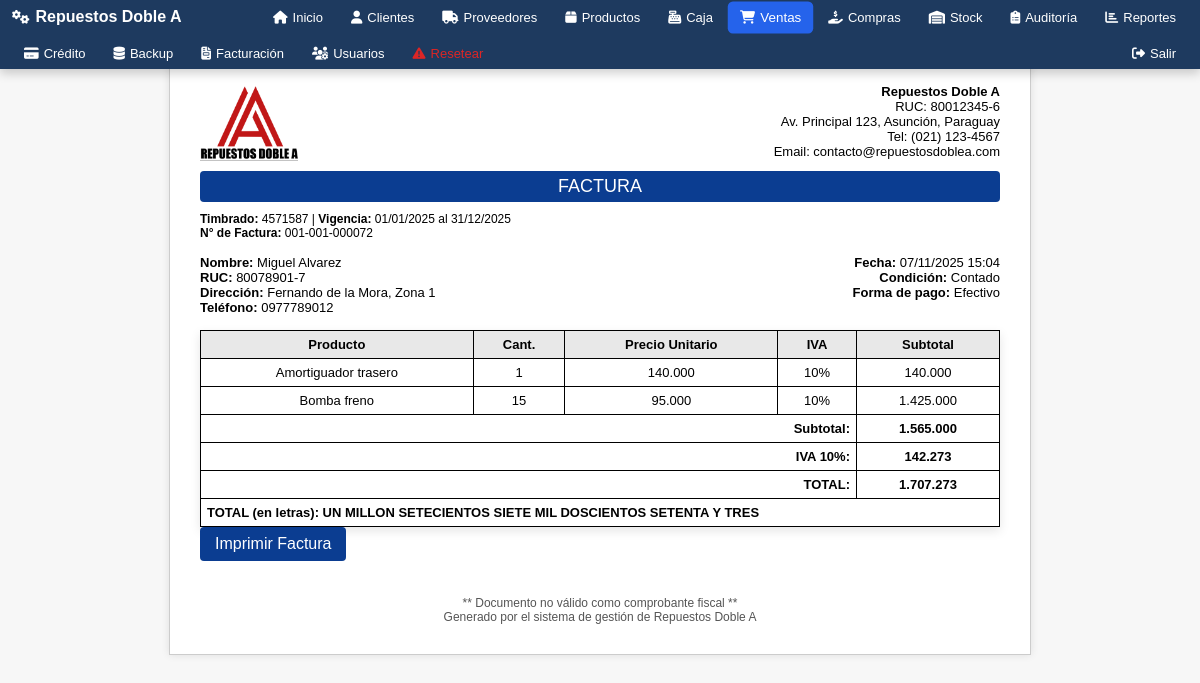
Screenshot of /modulos/ventas/ver_factura.php?id=72 (signed in) with the database file from the repository.
### tables this page shows
CREATE TABLE `cabecera_factura_ventas` (
  `id` int(11) NOT NULL AUTO_INCREMENT,
  `numero_factura` varchar(20) NOT NULL,
  `condicion_venta` enum('Contado','Crédito') NOT NULL,
  `forma_pago` enum('Efectivo','Tarjeta','Transferencia') NOT NULL,
  `fecha_hora` datetime DEFAULT CURRENT_TIMESTAMP,
  `cliente_id` int(11) NOT NULL,
  `monto_total` decimal(15,2) NOT NULL,
  `timbrado` varchar(20) DEFAULT '',
  `inicio_vigencia` date DEFAULT NULL,
  `fin_vigencia` date DEFAULT NULL,
  `anulada` tinyint(1) DEFAULT '0',
  `fecha_anulacion` datetime DEFAULT NULL,
  `usuario_anulacion_id` int(11) DEFAULT NULL,
  `motivo_anulacion` text,
  PRIMARY KEY (`id`),
  UNIQUE KEY `idx_numero_factura_unique` (`numero_factura`),
  UNIQUE KEY `idx_timbrado_unique` (`timbrado`),
  KEY `cliente_id` (`cliente_id`)
);

CREATE TABLE `clientes` (
  `id` int(11) NOT NULL AUTO_INCREMENT,
  `nombre` varchar(100) NOT NULL,
  `apellido` varchar(100) DEFAULT NULL,
  `ruc` varchar(20) DEFAULT NULL,
  `telefono` varchar(50) DEFAULT NULL,
  `email` varchar(100) DEFAULT NULL,
  `direccion` varchar(255) DEFAULT NULL,
  `created_at` timestamp NOT NULL DEFAULT CURRENT_TIMESTAMP,
  PRIMARY KEY (`id`)
);

CREATE TABLE `detalle_factura_ventas` (
  `id` int(11) NOT NULL AUTO_INCREMENT,
  `factura_id` int(11) NOT NULL,
  `producto_id` int(11) NOT NULL,
  `cantidad` int(11) NOT NULL,
  `precio_unitario` decimal(15,2) NOT NULL,
  `valor_venta_5` decimal(15,2) DEFAULT '0.00',
  `valor_venta_10` decimal(15,2) DEFAULT '0.00',
  `valor_venta_exenta` decimal(15,2) DEFAULT '0.00',
  `total_parcial` decimal(15,2) NOT NULL,
  PRIMARY KEY (`id`),
  KEY `factura_id` (`factura_id`),
  KEY `producto_id` (`producto_id`)
);

CREATE TABLE `productos` (
  `id` int(11) NOT NULL AUTO_INCREMENT,
  `codigo` varchar(50) DEFAULT NULL,
  `nombre` varchar(150) NOT NULL,
  `categoria` varchar(100) DEFAULT NULL,
  `marca` varchar(50) DEFAULT NULL,
  `modelo` varchar(50) DEFAULT NULL,
  `cilindrada` varchar(10) DEFAULT NULL,
  `precio` decimal(10,2) NOT NULL DEFAULT '0.00',
  `stock` int(11) NOT NULL DEFAULT '0',
  `stock_min` int(11) NOT NULL DEFAULT '0',
  `proveedor_id` int(11) DEFAULT NULL,
  `created_at` timestamp NOT NULL DEFAULT CURRENT_TIMESTAMP,
  PRIMARY KEY (`id`),
  KEY `proveedor_id` (`proveedor_id`),
  CONSTRAINT `productos_ibfk_1` FOREIGN KEY (`proveedor_id`) REFERENCES `proveedores` (`id`) ON DELETE SET NULL
);

### modulos/ventas/ver_factura.php (the view, shortened to what this page needs)
<?php
$base_path = $_SERVER['DOCUMENT_ROOT'] . '/repuestos/';
include $base_path . 'includes/header.php';
if (!function_exists('intdiv_compat')) {
    function intdiv_compat($a, $b) {
        return ($a >= 0) ? (int)floor($a / $b) : (int)ceil($a / $b);
    }
}
function numero_a_letras($numero) {
    $numero = round($numero);
    $unidades = ['', 'UNO', 'DOS', 'TRES', 'CUATRO', 'CINCO', 'SEIS', 'SIETE', 'OCHO', 'NUEVE'];
    $decenas = ['', 'DIEZ', 'VEINTE', 'TREINTA', 'CUARENTA', 'CINCUENTA', 'SESENTA', 'SETENTA', 'OCHENTA', 'NOVENTA'];
    $centenas = ['', 'CIENTO', 'DOSCIENTOS', 'TRESCIENTOS', 'CUATROCIENTOS', 'QUINIENTOS', 'SEISCIENTOS', 'SETECIENTOS', 'OCHOCIENTOS', 'NOVECIENTOS'];
    $especiales = [11=>'ONCE',12=>'DOCE',13=>'TRECE',14=>'CATORCE',15=>'QUINCE'];
    $convert_hasta_999 = function($n) use ($unidades, $decenas, $centenas, $especiales) {
        $s = '';
        if ($n == 100) return 'CIEN';
        if ($n > 100) {
            $c = intdiv_compat($n, 100);
            $s .= $centenas[$c] . ' ';
            $n = $n % 100;
        }
        if ($n >= 11 && $n <= 15) {
            $s .= $especiales[$n];
        } elseif ($n >= 16 && $n <= 19) {
            $s .= 'DIECI' . $unidades[$n - 10];
        } elseif ($n == 10 || $n == 20 || $n == 30 || $n == 40 || $n == 50 || $n == 60 || $n == 70 || $n == 80 || $n == 90) {
            $d = intdiv_compat($n, 10);
            $s .= $decenas[$d];
        } elseif ($n > 20 && $n < 30) {
            $s .= 'VEINTI' . $unidades[$n - 20];
        } elseif ($n > 30 && $n < 100) {
            $d = intdiv_compat($n, 10);
            $u = $n % 10;
            $s .= $decenas[$d];
            if ($u != 0) $s .= ' Y ' . $unidades[$u];
        } elseif ($n > 0 && $n < 10) {
            $s .= $unidades[$n];
        }
        return trim($s);
    };
    $partes = [];
    if ($numero >= 1000000) {
        $millones = intdiv_compat($numero, 1000000);
        $partes[] = ($millones == 1 ? 'UN MILLON' : numero_a_letras($millones) . ' MILLONES');
        $numero = $numero % 1000000;
    }
    if ($numero >= 1000) {
        $miles = intdiv_compat($numero, 1000);
        $partes[] = ($miles == 1 ? 'MIL' : $convert_hasta_999($miles) . ' MIL');
        $numero = $numero % 1000;
    }
    if ($numero > 0) {
        $partes[] = $convert_hasta_999($numero);
    }
    return implode(' ', $partes);
}
$factura_id = (int)$_GET['id'];
$stmt_cab = $pdo->prepare("SELECT fv.*, c.nombre, c.apellido, c.ruc, c.direccion, c.telefono
                           FROM cabecera_factura_ventas fv
                           JOIN clientes c ON fv.cliente_id = c.id
                           WHERE fv.id = :id");
$stmt_cab->execute(array('id' => $factura_id));
$factura = $stmt_cab->fetch(PDO::FETCH_ASSOC);
$empresa = array(
    'nombre' => 'Repuestos Doble A',
    'ruc' => '80012345-6',
    'direccion' => 'Av. Principal 123, Asunción, Paraguay',
    'telefono' => '(021) 123-4567',
    'email' => 'contacto@repuestosdoblea.com',
    'timbrado' => isset($factura['timbrado']) && !empty($factura['timbrado']) ? $factura['timbrado'] : '12345678',
    'inicio_vigencia' => isset($factura['inicio_vigencia']) && !empty($factura['inicio_vigencia']) ? date('d/m/Y', strtotime($factura['inicio_vigencia'])) : '01/01/2025',
    'fin_vigencia' => isset($factura['fin_vigencia']) && !empty($factura['fin_vigencia']) ? date('d/m/Y', strtotime($factura['fin_vigencia'])) : '31/12/2025'
);
$stmt_det = $pdo->prepare("SELECT d.*, p.nombre
                           FROM detalle_factura_ventas d
                           JOIN productos p ON d.producto_id = p.id
                           WHERE d.factura_id = :id");
$stmt_det->execute(array('id' => $factura_id));
$detalle = $stmt_det->fetchAll(PDO::FETCH_ASSOC);
?>
<!DOCTYPE html>
<html lang="es">
<head>
<link rel="stylesheet" href="/repuestos/style.css">
</head>
<body>
<div class="factura-container">
    <div class="encabezado">
        <img src="/repuestos/img/logo3.png" alt="Logo Empresa">
        <div class="empresa-datos">
            <strong><?php echo htmlspecialchars($empresa['nombre']); ?></strong><br>
            RUC: <?php echo htmlspecialchars($empresa['ruc']); ?><br>
            <?php echo htmlspecialchars($empresa['direccion']); ?><br>
            Tel: <?php echo htmlspecialchars($empresa['telefono']); ?><br>
            Email: <?php echo htmlspecialchars($empresa['email']); ?>
        </div>
    </div>
    <div class="titulo">FACTURA</div>
    <div class="timbrado">
        <strong>Timbrado:</strong> <?php echo $empresa['timbrado']; ?> |
        <strong>Vigencia:</strong> <?php echo $empresa['inicio_vigencia']; ?> al <?php echo $empresa['fin_vigencia']; ?><br>
        <strong>N° de Factura:</strong> <?php echo htmlspecialchars($factura['numero_factura']); ?>
    </div>
    <div class="datos-cliente">
        <div>
            <strong>Nombre:</strong> <?php echo htmlspecialchars($factura['nombre'].' '.$factura['apellido']); ?><br>
            <strong>RUC:</strong> <?php echo htmlspecialchars($factura['ruc']); ?><br>
            <strong>Dirección:</strong> <?php echo htmlspecialchars($factura['direccion']); ?><br>
            <strong>Teléfono:</strong> <?php echo htmlspecialchars($factura['telefono']); ?><br>
        </div>
        <div style="text-align:right;">
            <strong>Fecha:</strong> <?php echo date('d/m/Y H:i', strtotime($factura['fecha_hora'])); ?><br>
            <strong>Condición:</strong> <?php echo htmlspecialchars($factura['condicion_venta']); ?><br>
            <strong>Forma de pago:</strong> <?php echo htmlspecialchars($factura['forma_pago']); ?>
        </div>
    </div>
    <table class="factura-table">
        <thead>
            <tr>
                <th>Producto</th>
                <th>Cant.</th>
                <th>Precio Unitario</th>
                <th>IVA</th>
                <th>Subtotal</th>
            </tr>
        </thead>
        <tbody>
        <?php
        $subtotal_sin_iva = 0.0;
        $total_iva_5 = 0.0;
        $total_iva_10 = 0.0;
        $total_exenta = 0.0;
        foreach($detalle as $d) {
            $v5 = isset($d['valor_venta_5']) ? (float)$d['valor_venta_5'] : 0.0;
            $v10 = isset($d['valor_venta_10']) ? (float)$d['valor_venta_10'] : 0.0;
            $vex = isset($d['valor_venta_exenta']) ? (float)$d['valor_venta_exenta'] : 0.0;
            $precio_unitario = (float)$d['precio_unitario'];
            $cantidad = (int)$d['cantidad'];
            $subtotal_sin_iva_producto = $precio_unitario * $cantidad;
            $subtotal_sin_iva += $subtotal_sin_iva_producto;
            $total_iva_5 += $v5;
            $total_iva_10 += $v10;
            $total_exenta += $vex;
            echo '<tr>';
            echo '<td>'.htmlspecialchars($d['nombre']).'</td>';
            echo '<td>'.(int)$d['cantidad'].'</td>';
            echo '<td>'.number_format((float)$d['precio_unitario'],0,',','.').'</td>';
            if($v5>0) $iva_text='5%'; elseif($v10>0) $iva_text='10%'; else $iva_text='Exenta';
            echo '<td>'.$iva_text.'</td>';
            echo '<td>'.number_format($subtotal_sin_iva_producto,0,',','.').'</td>';
            echo '</tr>';
        }
        $total_factura = $subtotal_sin_iva + $total_iva_5 + $total_iva_10 + $total_exenta;
        $total_letras = numero_a_letras($total_factura);
        ?>
        </tbody>
        <tfoot>
            <tr>
                <td colspan="4" style="text-align:right;"><strong>Subtotal:</strong></td>
                <td><strong><?php echo number_format($subtotal_sin_iva,0,',','.'); ?></strong></td>
            </tr>
            <?php if ($total_iva_10 > 0): ?>
            <tr>
                <td colspan="4" style="text-align:right;"><strong>IVA 10%:</strong></td>
                <td><strong><?php echo number_format($total_iva_10,0,',','.'); ?></strong></td>
            </tr>
            <?php endif; ?>
            <tr>
                <td colspan="4" style="text-align:right;"><strong>TOTAL:</strong></td>
                <td><strong><?php echo number_format($total_factura,0,',','.'); ?></strong></td>
            </tr>
            <tr><td colspan="5" style="text-align:left; font-weight:bold;">TOTAL (en letras): <?php echo $total_letras; ?></td></tr>
        </tfoot>
    </table>
    <a href="/repuestos/modulos/ventas/imprimir_factura.php?id=<?php echo $factura_id; ?>" target="_blank" class="btn-print">Imprimir Factura</a>
    <div class="footer">
        ** Documento no válido como comprobante fiscal **<br>
        Generado por el sistema de gestión de Repuestos Doble A
    </div>
</div>
</body>
</html>

### style.css (style rules this page uses)
body { margin: 0; font-family: Arial, sans-serif; background: #f4f6f8; overflow-x: hidden; }
table { width: 100%; border-collapse: collapse; background: white; box-shadow: 0 4px 10px rgba(0,0,0,0.1); }
table th, table td { border: 1px solid #ccc; padding: 8px; text-align: center; }
table th { background: #2563eb; color: white; }

### modulos/ventas/ver_factura.php (style rules this page uses)
body { font-family: Arial, sans-serif; margin: 50px; padding:0; background: #f7f7f7; }
.factura-container { width: 800px; margin: 20px auto; background: white; padding: 30px; border: 1px solid #ccc; box-shadow: 0 0 8px rgba(0,0,0,0.1); }
.encabezado { display: flex; justify-content: space-between; align-items: center; }
.encabezado img { height: 80px; }
.empresa-datos { text-align: right; font-size: 13px; }
.titulo { text-align:center; background:#0b3d91; color:white; padding:5px 0; margin-top:10px; font-size:18px; border-radius:4px; }
.datos-cliente { display:flex; justify-content:space-between; margin-top:15px; font-size:13px; }
.factura-table { width:100%; border-collapse:collapse; margin-top:15px; font-size:13px; }
.factura-table th, .factura-table td { border:1px solid #000; padding:6px; text-align:center;color: #000 }
.factura-table th { background:#e8e8e8; }
tfoot td { font-weight:bold; text-align:left; }
.timbrado { margin-top:10px; font-size:12px; text-align:left; }
.footer { text-align:center; font-size:12px; margin-top:20px; color:#555; }
.btn-print { display:inline-block; padding:8px 15px; background:#0b3d91; color:white; text-decoration:none; border-radius:4px; margin-bottom:15px; }

### rows the page displays
cabecera_factura_ventas: numero_factura "001-001-000072", cliente.apellido "Miguel Alvarez", cliente.ruc "80078901-7", cliente.direccion "Fernando de la Mora, Zona 1", cliente.telefono "0977789012", fecha_hora "07/11/2025 15:04", condicion_venta "Contado", forma_pago "Efectivo"
detalle_factura_ventas: producto.nombre "Amortiguador trasero", cantidad "1", precio_unitario "140.000", iva_text "10%", subtotal_sin_iva_producto "140.000"
detalle_factura_ventas: producto.nombre "Bomba freno", cantidad "15", precio_unitario "95.000", iva_text "10%", subtotal_sin_iva_producto "1.425.000"

### other values shown
$empresa['nombre'] "Repuestos Doble A"
$empresa['ruc'] "80012345-6"
$empresa['direccion'] "Av. Principal 123, Asunción, Paraguay"
$empresa['telefono'] "(021) 123-4567"
$empresa['email'] "contacto@repuestosdoblea.com"
$empresa['timbrado'] "4571587"
$empresa['inicio_vigencia'] "01/01/2025"
$empresa['fin_vigencia'] "31/12/2025"
$subtotal_sin_iva "1.565.000"
$total_iva_10 "142.273"
$total_factura "1.707.273"
$total_letras "UN MILLON SETECIENTOS SIETE MIL DOSCIENTOS SETENTA Y TRES"
